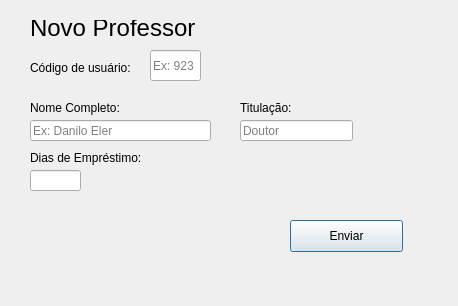
<?xml version="1.0" encoding="UTF-8"?>
<ui version="4.0">
 <class>CadastroProfessor</class>
 <widget class="QDialog" name="CadastroProfessor">
  <property name="geometry">
   <rect>
    <x>0</x>
    <y>0</y>
    <width>458</width>
    <height>306</height>
   </rect>
  </property>
  <property name="windowTitle">
   <string>Cadastro de Professor</string>
  </property>
  <widget class="QLabel" name="novoProfessorText">
   <property name="enabled">
    <bool>true</bool>
   </property>
   <property name="geometry">
    <rect>
     <x>30</x>
     <y>20</y>
     <width>211</width>
     <height>16</height>
    </rect>
   </property>
   <property name="font">
    <font>
     <pointsize>18</pointsize>
    </font>
   </property>
   <property name="text">
    <string>Novo Professor</string>
   </property>
   <property name="textFormat">
    <enum>Qt::AutoText</enum>
   </property>
  </widget>
  <widget class="QLabel" name="codUsuarioText">
   <property name="geometry">
    <rect>
     <x>30</x>
     <y>60</y>
     <width>121</width>
     <height>16</height>
    </rect>
   </property>
   <property name="text">
    <string>Código de usuário:</string>
   </property>
  </widget>
  <widget class="QLineEdit" name="codUsuarioInput">
   <property name="geometry">
    <rect>
     <x>150</x>
     <y>50</y>
     <width>51</width>
     <height>31</height>
    </rect>
   </property>
   <property name="placeholderText">
    <string>Ex: 923</string>
   </property>
  </widget>
  <widget class="QLabel" name="nomeUsuarioText">
   <property name="geometry">
    <rect>
     <x>30</x>
     <y>100</y>
     <width>121</width>
     <height>16</height>
    </rect>
   </property>
   <property name="text">
    <string>Nome Completo:</string>
   </property>
  </widget>
  <widget class="QLineEdit" name="nomeUsuarioInput">
   <property name="geometry">
    <rect>
     <x>30</x>
     <y>120</y>
     <width>181</width>
     <height>21</height>
    </rect>
   </property>
   <property name="placeholderText">
    <string>Ex: Danilo Eler</string>
   </property>
  </widget>
  <widget class="QLabel" name="cursoText">
   <property name="geometry">
    <rect>
     <x>30</x>
     <y>150</y>
     <width>131</width>
     <height>16</height>
    </rect>
   </property>
   <property name="text">
    <string>Dias de Empréstimo:</string>
   </property>
  </widget>
  <widget class="QLabel" name="anoText">
   <property name="geometry">
    <rect>
     <x>240</x>
     <y>100</y>
     <width>121</width>
     <height>16</height>
    </rect>
   </property>
   <property name="text">
    <string>Titulação:</string>
   </property>
  </widget>
  <widget class="QLineEdit" name="titulacaoInput">
   <property name="geometry">
    <rect>
     <x>240</x>
     <y>120</y>
     <width>113</width>
     <height>21</height>
    </rect>
   </property>
   <property name="placeholderText">
    <string>Doutor</string>
   </property>
  </widget>
  <widget class="QPushButton" name="botaoEnviar">
   <property name="geometry">
    <rect>
     <x>290</x>
     <y>220</y>
     <width>113</width>
     <height>32</height>
    </rect>
   </property>
   <property name="text">
    <string>Enviar</string>
   </property>
  </widget>
  <widget class="QLineEdit" name="diasInput">
   <property name="geometry">
    <rect>
     <x>30</x>
     <y>170</y>
     <width>51</width>
     <height>21</height>
    </rect>
   </property>
  </widget>
 </widget>
 <resources/>
 <connections/>
</ui>
